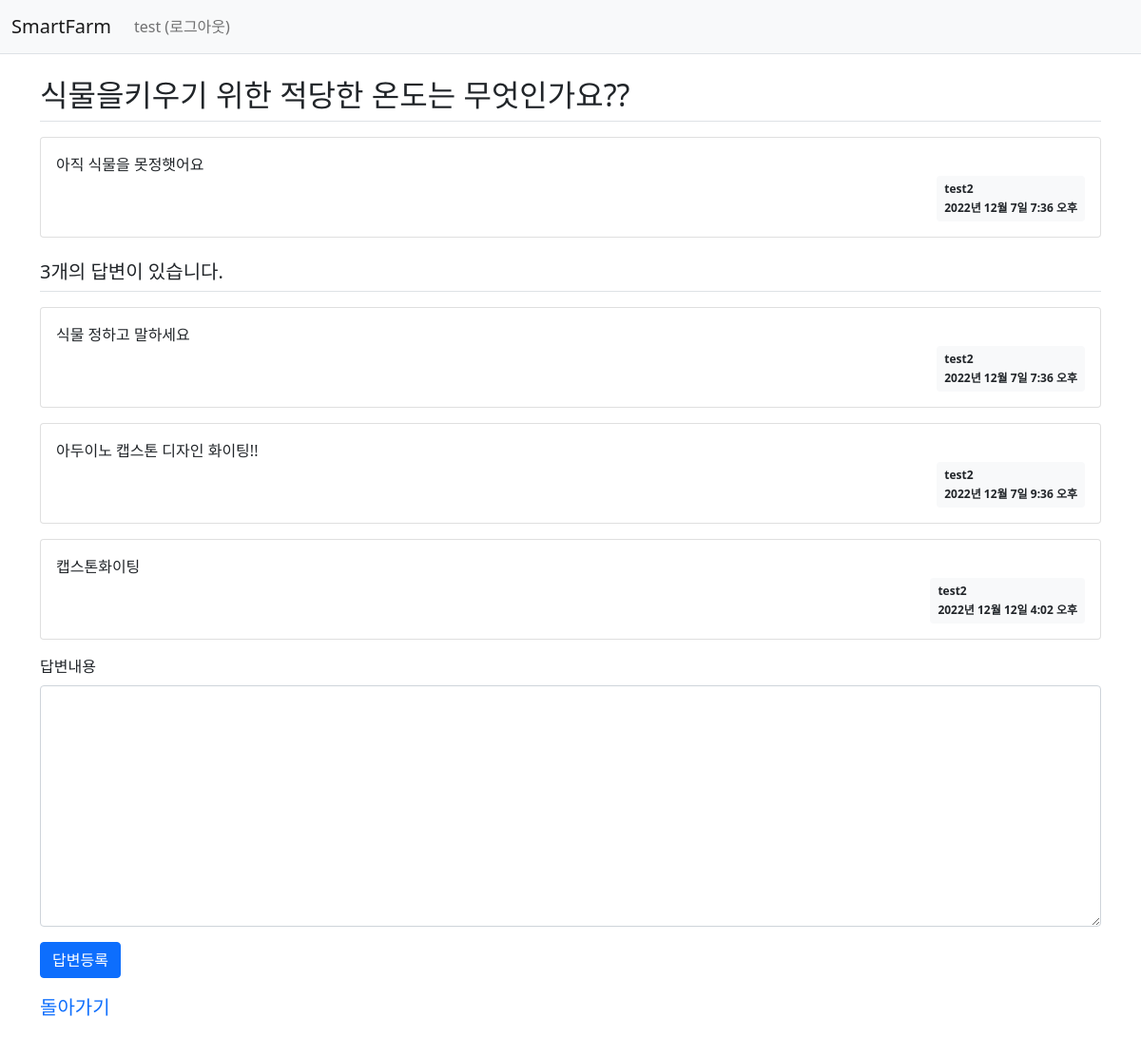
The page /farm/detail/10/ (signed in) on the database its author committed.
### common/models.py (models this page shows)
class CustomUser(AbstractUser):
    address = models.TextField()

### farm/models.py (models this page shows, shortened)
class Question(models.Model):
    author = models.ForeignKey(CustomUser, on_delete=models.CASCADE)
    subject = models.CharField(max_length=200)
    content = models.TextField()
    create_date = models.DateTimeField()

class Answer(models.Model):
    author = models.ForeignKey(CustomUser, on_delete=models.CASCADE)
    question = models.ForeignKey(Question, on_delete=models.CASCADE)
    content = models.TextField()
    create_date = models.DateTimeField()

### farm/views.py (the view)
# urls.py: path('farm/detail/<int:question_id>/', views.detail, name='detail'),
def detail(request,question_id):
    question = get_object_or_404(Question, pk=question_id)
    context = {'question': question}
    return render(request, 'farm/question_detail.html', context)

### templates/farm/question_detail.html (shortened to what this page needs)
{% extends 'base.html' %}
{% block content %}
{% if user.is_authenticated %}
<div class="container my-3">
    <h2 class="border-bottom py-2">{{ question.subject }}</h2>
    <div class="card my-3">
        <div class="card-body">
            <div class="card-text" style="white-space: pre-line;">{{ question.content }}</div>
            <div class="d-flex justify-content-end">
                <div class="badge bg-light text-dark p-2 text-start">
                    <div class="mb-2">{{ question.author.username }}</div>
                    <div>{{ question.create_date }}</div>
                </div>
            </div>
        </div>
    </div>
    <h5 class="border-bottom my-3 py-2">{{question.answer_set.count}}개의 답변이 있습니다.</h5>
    {% for answer in question.answer_set.all %}
    <div class="card my-3">
        <div class="card-body">
            <div class="card-text" style="white-space: pre-line;">{{ answer.content }}</div>
            <div class="d-flex justify-content-end">
                <div class="badge bg-light text-dark p-2 text-start">
                    <div class="mb-2">{{ answer.author.username }}</div>
                    <div>{{ answer.create_date }}</div>
                </div>
            </div>
        </div>
    </div>
    {% endfor %}
    <form action="{% url 'farm:answer_create' question.id %}" method="post" class="my-3">
        <div class="mb-3">
            <label for="content" class="form-label">답변내용</label>
            <textarea {% if not user.is_authenticated %}disabled{% endif %}
              name="content" id="content" class="form-control" rows="10"></textarea>
        </div>
        <input type="submit" value="답변등록" class="btn btn-primary">
    </form>
    <a class="navbar-brand" href="{% url 'farm:index' user.id%}">돌아가기</a>
</div>
{% else %}
<head>
    <meta http-equiv="refresh" content="0; {% url 'common:login' %}">
</head>
{% endif %}
{% endblock %}

### templates/base.html (shortened to what this page needs)
{% load static %}
<!doctype html>
<html lang="ko">
<head>
    <link rel="stylesheet" type="text/css" href="{% static 'bootstrap.min.css' %}">
    <link rel="stylesheet" type="text/css" href="{% static 'pybo/style.css' %}">
</head>
<body>
{% include "navbar.html" %}
{% block content %}
{% endblock %}
</body>
</html>

### templates/navbar.html (shortened to what this page needs)
<nav class="navbar navbar-expand-lg navbar-light bg-light border-bottom">
    <div class="container-fluid">
        {% if user.is_authenticated %}
        <a class="navbar-brand" href="{% url 'farm:index' user.id%}">SmartFarm</a>
        {% else %}
        <a class="navbar-brand" href="{% url 'common:login' %}">SmartFarm</a>
        {%endif%}
        <div class="collapse navbar-collapse" id="navbarSupportedContent">
            <ul class="navbar-nav me-auto mb-2 mb-lg-0">
                <li class="nav-item">
                    {% if user.is_authenticated %}
                    <a class="nav-link" href="{% url 'common:logout' %}">{{ user.username }} (로그아웃)</a>
                    {% else %}
                    <a class="nav-link" href="{% url 'common:login' %}">로그인</a>
                    {% endif %}
                </li>
            </ul>
        </div>
    </div>
</nav>

### rows shown on the page
CustomUser: username "test"
Question: subject "식물을키우기 위한 적당한 온도는 무엇인가요??", content "아직 식물을 못정햇어요", author.username "test2", create_date "2022년 12월 7일 7:36 오후", answer_set.count "3"
Answer: content "식물 정하고 말하세요", author.username "test2", create_date "2022년 12월 7일 7:36 오후"
Answer: content "아두이노 캡스톤 디자인 화이팅!!", author.username "test2", create_date "2022년 12월 7일 9:36 오후"
Answer: content "캡스톤화이팅", author.username "test2", create_date "2022년 12월 12일 4:02 오후"
